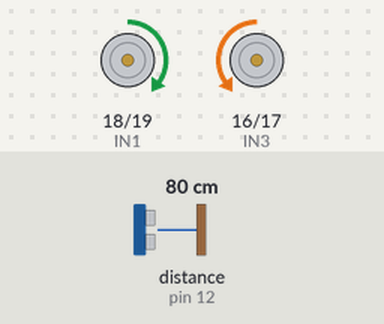
A sketch run on a simulated Arduino Uno, built with avr-gcc and run on an emulated ATmega328P. On the bench: motor-driver pin pairs drawn as motors (green arrow = first pin HIGH = forward, orange = second pin HIGH = backward, longer = more drive, scaled by the enable pin). Wiring (inferred from the names in the program): ultrasonic range finder: trigger pin 13; echo pin 12. Inputs (shaded band) come from the test bench; at power-on: distance to the obstacle (sensor on pin 12) 80 cm. The echo pulse lasts 58.3 µs per cm.

Above: at 1.2 s.
1.3 s: distance to the obstacle (sensor on pin 12) set to 12 cm
2.8 s: distance to the obstacle (sensor on pin 12) set to 9 cm
At 3.2 s:
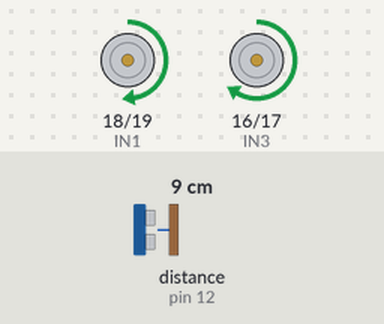
5.8 s: distance to the obstacle (sensor on pin 12) set to 18 cm
At 6.2 s:
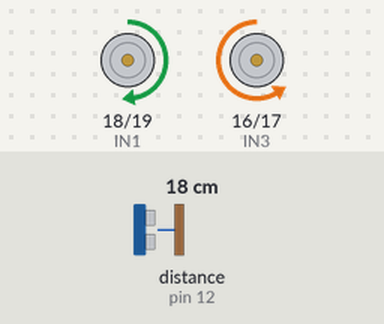
7.3 s: distance to the obstacle (sensor on pin 12) set to 2 cm
At 7.7 s:
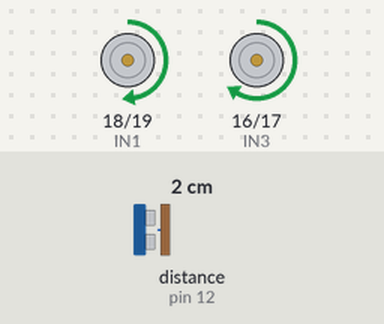
Timing chart, 0 to 10.3 s (numbered marks = the images above; inputs shaded):
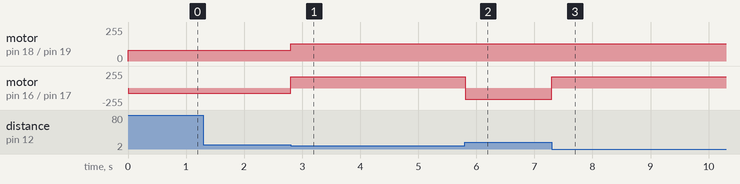

Measured:
- the behaviour switches between 11 and 10 cm on distance to the obstacle (sensor on pin 12) (found by bisection; images 0 and 1)
- after the input at 1.3 s, every drawn part: stays the same
- after the input at 2.8 s, motor on pin 18 (IN1) / pin 19 (IN2): forward 80/255 → forward 128/255 at once; motor on pin 16 (IN3) / pin 17 (IN4): backward 80/255 → forward 170/255 at once
- after the input at 5.8 s, motor on pin 16 (IN3) / pin 17 (IN4): forward 170/255 → backward 170/255 at once
- after the input at 7.3 s, motor on pin 16 (IN3) / pin 17 (IN4): backward 170/255 → forward 170/255 at once

The sketch:

ObstacleAvoidance.ino
```cpp
// Function declarations
unsigned long readDuration(uint8_t trigger, uint8_t echo);
void forward(uint8_t speed);
void right(uint8_t speed);
void stop();

// Input pins to drive the motors
//const uint8_t IN1 = 13;
//const uint8_t IN2 = 12;
const uint8_t IN1 = 18;    // marked as pin A4 on the Arduino
const uint8_t IN2 = 19;    // marked as pin A5 on the Arduino
//const uint8_t IN3 = 18;  // marked as pin A4 on the Arduino
//const uint8_t IN4 = 19;  // marked as pin A5 on the Arduino
//const uint8_t IN3 = 1;   // DISCONNECT PINS FROM ARDUINO WHEN UPLOADING SKETCH
//const uint8_t IN4 = 0;   // DISCONNECT PINS FROM ARDUINO WHEN UPLOADING SKETCH
const uint8_t IN3 = 16;    // marked as pin A2 on the Arduino
const uint8_t IN4 = 17;    // marked as pin A3 on the Arduino

// Motor enable pins
const uint8_t ENA = 11;
const uint8_t ENB = 3;

// Preset speeds that can be used to drive the motor at
const uint8_t TOP_GEAR = 255;
const uint8_t UPPER_GEAR = 128;
const uint8_t REV_UPPER_GEAR = 170;
const uint8_t NORMAL_GEAR = 80;
const uint8_t LOWER_GEAR = 50;

// Ultrasonic sensor pins
const uint8_t ECHO = 12;  // Used to trigger the ultrasonic pulse
const uint8_t TRIG = 13;  // Used to listen to the return echo of the ultrasonic pulse

unsigned long duration = 0;
double durationMs = 0;
float distanceCm = 0;
const uint8_t AVOIDANCE_DISTANCE_CM = 10;

void setup() {
  // Attempt to start a serial connection to the Arduino IDE
  //Serial.begin(115200);
  //while (!Serial) {
  //  delay(20); // will pause Zero, Leonardo, etc until serial console opens
  //}

  // Set the L298N's input pins as outputs from the Arduino
  pinMode(IN1, OUTPUT);
  pinMode(IN2, OUTPUT);
  pinMode(IN3, OUTPUT);
  pinMode(IN4, OUTPUT);
  pinMode(ENA, OUTPUT);
  pinMode(ENB, OUTPUT);

  // Set the ultrasonic sensor's pins accordingly
  pinMode(TRIG, OUTPUT);
  pinMode(ECHO, INPUT);
}

void loop() {
  duration = readDuration(TRIG, ECHO);
  durationMs = (double)duration / (double)1000;
  distanceCm = ((float)duration / 2.0) * 0.034;  // The speed of sound is approximately 0.034 centimeters per microsecond at room temperature and pressure

  if (distanceCm == 0 || distanceCm > AVOIDANCE_DISTANCE_CM) {
    forward(NORMAL_GEAR);
  } else {
    stop();
    right(UPPER_GEAR);
    delay(500);
    stop();
    forward(NORMAL_GEAR);
  }

  //Serial.print("duration:");
  //Serial.print(duration);
  //Serial.print(",");
  //Serial.print("durationMs:");
  //Serial.print(durationMs);
  //Serial.print(",");
  //Serial.print("distanceCm:");
  //Serial.print(distanceCm);
  //Serial.println("");
}

// Returns a non-zero value if the ultrasonic sensor detects an echo of the ultrasonic pulse it generates
// The non-zero value is the time taken in microseconds to receive the echo of the pulse after the pulse has been sent
unsigned long readDuration(uint8_t trigger, uint8_t echo) {
  // Command the ultrasonic sensor to send an ultrasonic pulse
  digitalWrite(trigger, LOW);
  delayMicroseconds(4);
  digitalWrite(trigger, HIGH);
  delayMicroseconds(10);
  digitalWrite(trigger, LOW);

  // Wait for the sensor to detect the echo of the pulse which sets the corresponding pin to the HIGH state
  // Record how long said pin is in the high state for
  // If a response is not detected within 38.01 milliseconds it is determined that there is nothing within 400cm of the sensor
  // Which means the duration will be zero
  unsigned long mesDuration = pulseIn(echo, HIGH, 38010);

  return mesDuration;
}

void forward(uint8_t speed) {
  analogWrite(ENA, speed);
  analogWrite(ENB, speed);
  digitalWrite(IN1, HIGH);
  digitalWrite(IN2, LOW);
  digitalWrite(IN3, LOW);
  digitalWrite(IN4, HIGH);
}
void right(uint8_t speed) {
  analogWrite(ENA, speed);
  analogWrite(ENB, REV_UPPER_GEAR);
  digitalWrite(IN1, HIGH);
  digitalWrite(IN2, LOW);
  digitalWrite(IN3, HIGH);
  digitalWrite(IN4, LOW);
}
void stop() {
  digitalWrite(ENA, LOW);
  digitalWrite(ENB, LOW);
  digitalWrite(IN1, LOW);
  digitalWrite(IN2, LOW);
  digitalWrite(IN3, LOW);
  digitalWrite(IN4, LOW);
}
```
